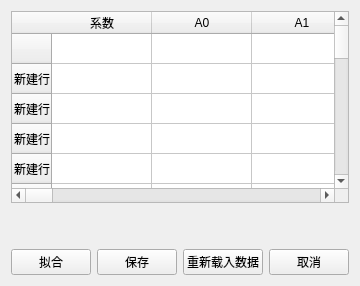
          <widget class="QWidget" name="tab_12">
           <attribute name="title">
            <string>冷冻水泵系数</string>
           </attribute>
           <layout class="QHBoxLayout" name="horizontalLayout_5">
            <item>
             <layout class="QVBoxLayout" name="verticalLayout_4">
              <item>
               <widget class="QTableWidget" name="tableWidget_12">
                <row>
                 <property name="text">
                  <string/>
                 </property>
                </row>
                <row>
                 <property name="text">
                  <string>新建行</string>
                 </property>
                </row>
                <row>
                 <property name="text">
                  <string>新建行</string>
                 </property>
                </row>
                <row>
                 <property name="text">
                  <string>新建行</string>
                 </property>
                </row>
                <row>
                 <property name="text">
                  <string>新建行</string>
                 </property>
                </row>
                <row>
                 <property name="text">
                  <string>新建行</string>
                 </property>
                </row>
                <row>
                 <property name="text">
                  <string>新建行</string>
                 </property>
                </row>
                <row>
                 <property name="text">
                  <string>新建行</string>
                 </property>
                </row>
                <row>
                 <property name="text">
                  <string>新建行</string>
                 </property>
                </row>
                <row>
                 <property name="text">
                  <string>新建行</string>
                 </property>
                </row>
                <row>
                 <property name="text">
                  <string>新建行</string>
                 </property>
                </row>
                <row>
                 <property name="text">
                  <string>新建行</string>
                 </property>
                </row>
                <row>
                 <property name="text">
                  <string>新建行</string>
                 </property>
                </row>
                <row>
                 <property name="text">
                  <string>新建行</string>
                 </property>
                </row>
                <row>
                 <property name="text">
                  <string>新建行</string>
                 </property>
                </row>
                <row>
                 <property name="text">
                  <string>新建行</string>
                 </property>
                </row>
                <row>
                 <property name="text">
                  <string>新建行</string>
                 </property>
                </row>
                <row>
                 <property name="text">
                  <string>新建行</string>
                 </property>
                </row>
                <row>
                 <property name="text">
                  <string>新建行</string>
                 </property>
                </row>
                <row>
                 <property name="text">
                  <string>新建行</string>
                 </property>
                </row>
                <row>
                 <property name="text">
                  <string>新建行</string>
                 </property>
                </row>
                <row>
                 <property name="text">
                  <string>新建行</string>
                 </property>
                </row>
                <row>
                 <property name="text">
                  <string>新建行</string>
                 </property>
                </row>
                <column>
                 <property name="text">
                  <string>系数</string>
                 </property>
                </column>
                <column>
                 <property name="text">
                  <string>A0</string>
                 </property>
                </column>
                <column>
                 <property name="text">
                  <string>A1</string>
                 </property>
                </column>
                <column>
                 <property name="text">
                  <string>A2</string>
                 </property>
                </column>
                <column>
                 <property name="text">
                  <string>新建列</string>
                 </property>
                </column>
                <column>
                 <property name="text">
                  <string>新建列</string>
                 </property>
                </column>
                <column>
                 <property name="text">
                  <string>新建列</string>
                 </property>
                </column>
                <column>
                 <property name="text">
                  <string>新建列</string>
                 </property>
                </column>
                <column>
                 <property name="text">
                  <string>新建列</string>
                 </property>
                </column>
                <column>
                 <property name="text">
                  <string>新建列</string>
                 </property>
                </column>
                <column>
                 <property name="text">
                  <string>新建列</string>
                 </property>
                </column>
                <column>
                 <property name="text">
                  <string>新建列</string>
                 </property>
                </column>
                <column>
                 <property name="text">
                  <string>新建列</string>
                 </property>
                </column>
                <column>
                 <property name="text">
                  <string>新建列</string>
                 </property>
                </column>
                <column>
                 <property name="text">
                  <string>新建列</string>
                 </property>
                </column>
                <column>
                 <property name="text">
                  <string>新建列</string>
                 </property>
                </column>
                <column>
                 <property name="text">
                  <string>新建列</string>
                 </property>
                </column>
                <column>
                 <property name="text">
                  <string>新建列</string>
                 </property>
                </column>
                <column>
                 <property name="text">
                  <string>新建列</string>
                 </property>
                </column>
                <column>
                 <property name="text">
                  <string>新建列</string>
                 </property>
                </column>
                <column>
                 <property name="text">
                  <string>新建列</string>
                 </property>
                </column>
                <column>
                 <property name="text">
                  <string>新建列</string>
                 </property>
                </column>
               </widget>
              </item>
              <item>
               <spacer name="verticalSpacer_12">
                <property name="orientation">
                 <enum>Qt::Vertical</enum>
                </property>
                <property name="sizeHint" stdset="0">
                 <size>
                  <width>20</width>
                  <height>40</height>
                 </size>
                </property>
               </spacer>
              </item>
              <item>
               <layout class="QHBoxLayout" name="horizontalLayout_6">
                <item>
                 <widget class="QPushButton" name="pushButton_12">
                  <property name="text">
                   <string>拟合</string>
                  </property>
                 </widget>
                </item>
                <item>
                 <widget class="QPushButton" name="pushButton_13">
                  <property name="text">
                   <string>保存</string>
                  </property>
                 </widget>
                </item>
                <item>
                 <widget class="QPushButton" name="pushButton_11">
                  <property name="text">
                   <string>重新载入数据</string>
                  </property>
                 </widget>
                </item>
                <item>
                 <widget class="QPushButton" name="pushButton_14">
                  <property name="text">
                   <string>取消</string>
                  </property>
                 </widget>
                </item>
               </layout>
              </item>
             </layout>
            </item>
           </layout>
          </widget>
